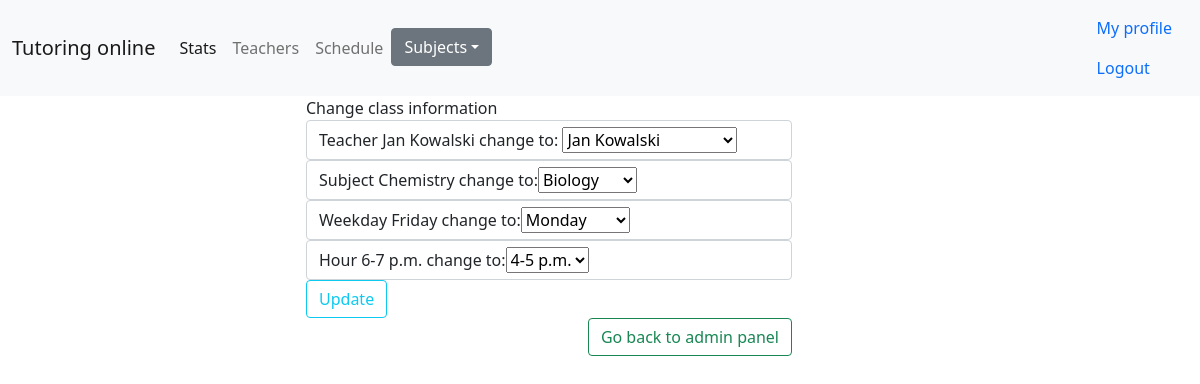
The app's page /class_change?class_id=2 (signed in) with its own data.
### app/__init__.py (models this page shows, shortened)
class User(db.Model, UserMixin):
	__tablename__ = "user"
	id = db.Column(db.Integer, primary_key=True)
	email = db.Column(db.String(120), unique=True, nullable=False)
	password = db.Column(db.String(60), nullable=False)

class Teacher(User):
	__tablename__ = "teachers"
	id = db.Column(db.Integer, db.ForeignKey('user.id'), primary_key=True)
	first_name = db.Column(db.String)
	last_name = db.Column(db.String)
	university = db.Column(db.String)
	subjects = db.Column(db.String)
	major = db.Column(db.String)

class Classes(db.Model):
	__tablename__ = "classes"
	id = db.Column(db.Integer, primary_key=True)
	weekday = db.Column(db.String)
	subject = db.Column(db.String)
	teacher_id = db.Column(db.ForeignKey('teachers.id'))
	hour = db.Column(db.String)
	students = db.relationship("Student", secondary=association_class_student_table, back_populates='classes', lazy='dynamic')

### app/admin_routes.py (the view, shortened to what this page needs)
@app.route('/class_change', methods=['GET', 'POST'])
@is_admin()
def update_class():
	class_id = request.args.get('class_id')
	classes = Classes.query.filter_by(id=class_id).first()
	teacher = Teacher.query.filter_by(id=classes.teacher_id).first()
	form = UpdateClass()
	form.teacher_id.choices = [(t.id, (t.first_name + " " + t.last_name)) for t in Teacher.query.all()]
	return render_template('class_change.html', form=form, classes=classes, teacher=teacher)

### app/forms.py
class UpdateClass(FlaskForm):
	teacher_id = SelectField(coerce=int, validators=[DataRequired()])
	subject = SelectField("Subjects", choices=['Biology', 'Chemistry', 'History'], validators=[DataRequired()])
	weekday = SelectField("Day of the class", choices=['Monday', 'Tuesday', 'Wednesday', 'Thursday', 'Friday'], validators=[DataRequired()])
	hour = SelectField("Time of class", choices=["4-5 p.m.", "5-6 p.m.", "6-7 p.m."])
	submit = SubmitField('Update')

### app/admin_decorator.py (called while the page is built)
def is_admin():
	def decorator(func):
		@wraps(func)
		def wrapper(*args, **kwargs):
			if current_user.is_authenticated and current_user == Admin.query.filter_by(email=current_user.email).first():
				return func(*args, **kwargs)
			else:
				flash("You are not an administrator", "warning")
				return redirect(url_for("homepage"))
		return login_required(wrapper)
	return decorator

### app/forms.py (called while the page is built)
@login_manager.user_loader
def load_user(user_id):
	return User.query.get(int(user_id))

### app/templates/class_change.html (shortened to what this page needs)
<!DOCTYPE html>
{% extends "layout.html" %}
{% block content %}
<head>
</head>
<body>
<form action='' method="post">
	<div>Change class information</div>
	<fieldset>
		<div class="form-control">
			<a>Teacher</a>
			{{teacher.first_name}} {{teacher.last_name}} change to: {{form.teacher_id}}
		</div>
			<div class="form-control">
			<a>Subject</a>
			{{classes.subject}} change to:{{form.subject}}
			</div>
			<div class="form-control">
				<a>Weekday</a>
			{{classes.weekday}} change to:{{form.weekday}}
			</div>
		<div class="form-control">
				<a>Hour</a>
			{{classes.hour}} change to:{{form.hour}}
			</div>
		<div>
			{{ form.submit(class="btn btn-outline-info") }}
		</div>
	</fieldset>
</form>
					<a class=" btn btn-outline-success float-end" href="admin_panel">Go back to admin panel</a>
</body>
{% endblock content %}

### records on screen
Teacher: first_name "Jan", last_name "Kowalski"
Classes: subject "Chemistry", weekday "Friday", hour "6-7 p.m."
